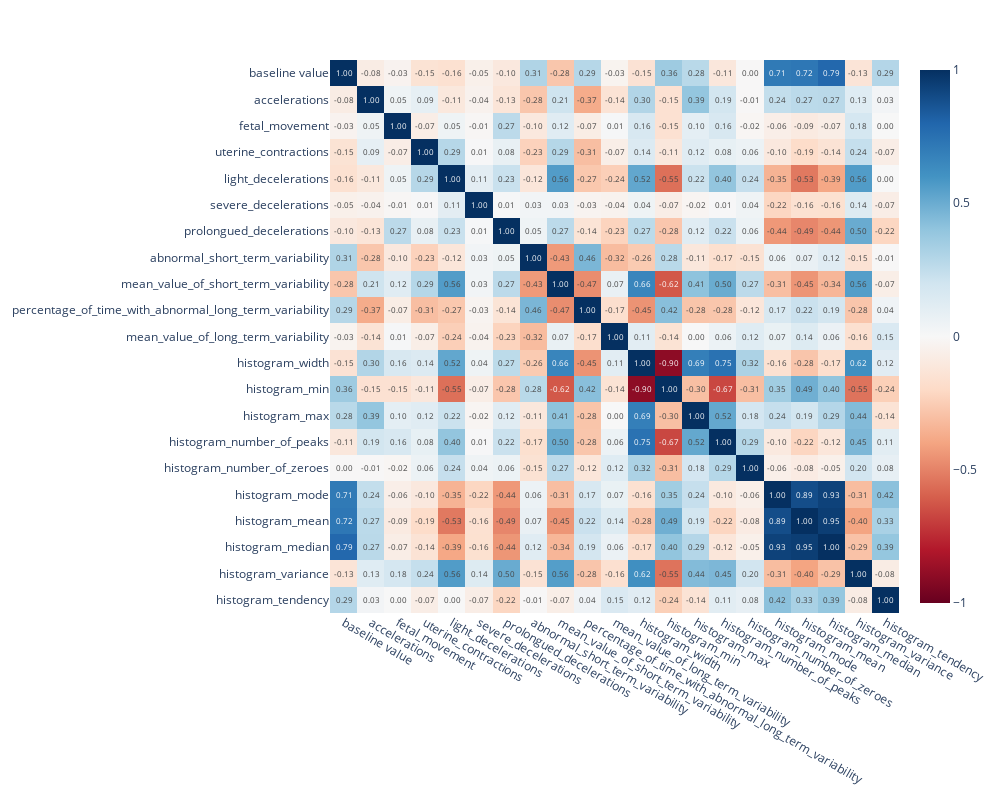

The code cell stored with this chart in its notebook:
### Code cell
import plotly.express as px

corr_metric = df.corr(numeric_only=True)
fig = px.imshow(
    corr_metric,
    text_auto=".2f",    # Show correlation values
    aspect="auto",       # Let it adjust to data shape
    color_continuous_scale="RdBu",
    zmin=-1, zmax=1
)
fig.update_layout(width=1000, height=800)  # Set figure size
fig.show()

### Figure 1 — Plotly figure (JSON) as saved in the notebook; plotly's stock layout.template omitted (floating-point values rounded to 4 significant figures; data arrays with more than 128 entries replaced by an {"elided": "..."} marker saying what was removed)
{"data": [{"coloraxis": "coloraxis", "hovertemplate": "x: %{x}<br>y: %{y}<br>color: %{z}<extra></extra>", "name": "0", "texttemplate": "%{z:.2f}", "type": "heatmap", "x": ["baseline value", "accelerations", "fetal_movement", "uterine_contractions", "light_decelerations", "severe_decelerations", "prolongued_decelerations", "abnormal_short_term_variability", "mean_value_of_short_term_variability", "percentage_of_time_with_abnormal_long_term_variability", "mean_value_of_long_term_variability", "histogram_width", "histogram_min", "histogram_max", "histogram_number_of_peaks", "histogram_number_of_zeroes", "histogram_mode", "histogram_mean", "histogram_median", "histogram_variance", "histogram_tendency"], "xaxis": "x", "y": ["baseline value", "accelerations", "fetal_movement", "uterine_contractions", "light_decelerations", "severe_decelerations", "prolongued_decelerations", "abnormal_short_term_variability", "mean_value_of_short_term_variability", "percentage_of_time_with_abnormal_long_term_variability", "mean_value_of_long_term_variability", "histogram_width", "histogram_min", "histogram_max", "histogram_number_of_peaks", "histogram_number_of_zeroes", "histogram_mode", "histogram_mean", "histogram_median", "histogram_variance", "histogram_tendency"], "yaxis": "y", "z": {"elided": "21x21 float values"}}], "layout": {"coloraxis": {"cmax": 1, "cmin": -1, "colorscale": [[0, "rgb(103,0,31)"], [0.1, "rgb(178,24,43)"], [0.2, "rgb(214,96,77)"], [0.3, "rgb(244,165,130)"], [0.4, "rgb(253,219,199)"], [0.5, "rgb(247,247,247)"], [0.6, "rgb(209,229,240)"], [0.7, "rgb(146,197,222)"], [0.8, "rgb(67,147,195)"], [0.9, "rgb(33,102,172)"], [1, "rgb(5,48,97)"]]}, "height": 800, "margin": {"t": 60}, "width": 1000, "xaxis": {"anchor": "y", "domain": [0, 1]}, "yaxis": {"anchor": "x", "autorange": "reversed", "domain": [0, 1]}}}
